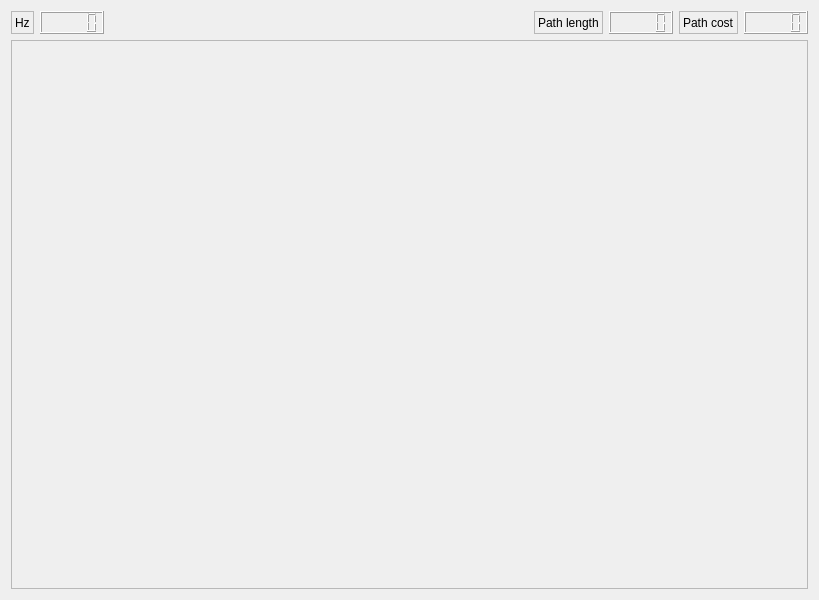
<?xml version="1.0" encoding="UTF-8"?>
<ui version="4.0">
 <class>guiDlg</class>
 <widget class="QWidget" name="guiDlg">
  <property name="geometry">
   <rect>
    <x>0</x>
    <y>0</y>
    <width>819</width>
    <height>600</height>
   </rect>
  </property>
  <property name="windowTitle">
   <string>gridder</string>
  </property>
  <layout class="QVBoxLayout" name="verticalLayout_2">
   <item>
    <layout class="QVBoxLayout" name="verticalLayout">
     <item>
      <layout class="QHBoxLayout" name="horizontalLayout_4">
       <item>
        <layout class="QHBoxLayout" name="horizontalLayout">
         <item>
          <widget class="QLabel" name="label">
           <property name="frameShape">
            <enum>QFrame::StyledPanel</enum>
           </property>
           <property name="text">
            <string>Hz</string>
           </property>
          </widget>
         </item>
         <item>
          <widget class="QLCDNumber" name="lcdNumber_hz">
           <property name="font">
            <font>
             <family>Ubuntu</family>
             <pointsize>12</pointsize>
             <weight>75</weight>
             <bold>true</bold>
            </font>
           </property>
          </widget>
         </item>
        </layout>
       </item>
       <item>
        <spacer name="horizontalSpacer">
         <property name="orientation">
          <enum>Qt::Horizontal</enum>
         </property>
         <property name="sizeHint" stdset="0">
          <size>
           <width>40</width>
           <height>20</height>
          </size>
         </property>
        </spacer>
       </item>
       <item>
        <layout class="QHBoxLayout" name="horizontalLayout_2">
         <item>
          <widget class="QLabel" name="label_2">
           <property name="frameShape">
            <enum>QFrame::StyledPanel</enum>
           </property>
           <property name="text">
            <string>Path length</string>
           </property>
          </widget>
         </item>
         <item>
          <widget class="QLCDNumber" name="lcdNumber_length">
           <property name="font">
            <font>
             <weight>75</weight>
             <bold>true</bold>
            </font>
           </property>
          </widget>
         </item>
        </layout>
       </item>
       <item>
        <layout class="QHBoxLayout" name="horizontalLayout_3">
         <item>
          <widget class="QLabel" name="label_3">
           <property name="frameShape">
            <enum>QFrame::StyledPanel</enum>
           </property>
           <property name="text">
            <string>Path cost</string>
           </property>
          </widget>
         </item>
         <item>
          <widget class="QLCDNumber" name="lcdNumber_cost">
           <property name="font">
            <font>
             <weight>75</weight>
             <bold>true</bold>
            </font>
           </property>
          </widget>
         </item>
        </layout>
       </item>
      </layout>
     </item>
     <item>
      <widget class="QFrame" name="frame">
       <property name="sizePolicy">
        <sizepolicy hsizetype="Preferred" vsizetype="Expanding">
         <horstretch>0</horstretch>
         <verstretch>0</verstretch>
        </sizepolicy>
       </property>
       <property name="frameShape">
        <enum>QFrame::StyledPanel</enum>
       </property>
       <property name="frameShadow">
        <enum>QFrame::Raised</enum>
       </property>
      </widget>
     </item>
    </layout>
   </item>
  </layout>
 </widget>
 <resources/>
 <connections/>
</ui>
